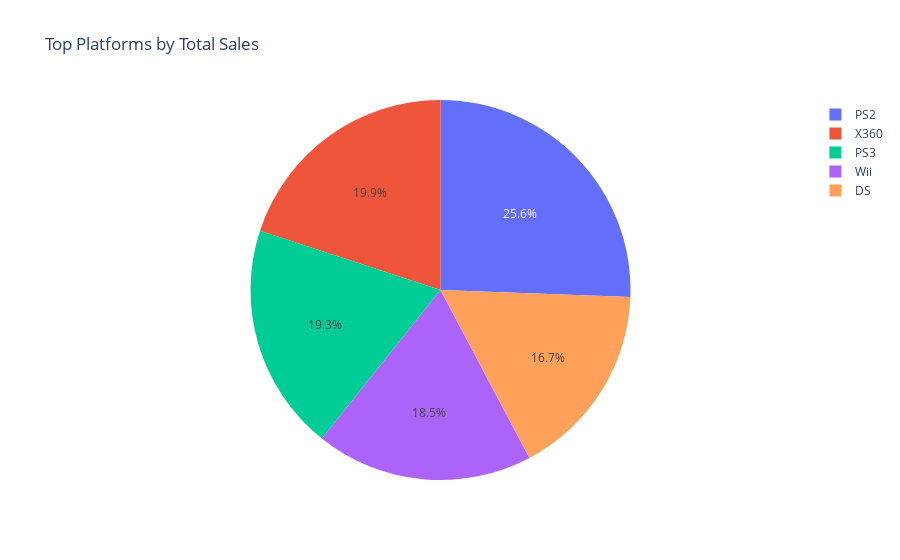

The cell this chart's notebook holds for it:
### Code cell
platform_names = ['PS2', 'X360', 'PS3', 'Wii', 'DS']
fig = px.pie(top_5, values='total_sales', names=platform_names, title='Top Platforms by Total Sales')
fig.show()

### Figure 1 — Plotly figure (JSON) as saved in the notebook; plotly's stock layout.template omitted (floating-point values rounded to 4 significant figures)
{"data": [{"domain": {"x": [0, 1], "y": [0, 1]}, "hovertemplate": "label=%{label}<br>total_sales=%{value}<extra></extra>", "labels": ["PS2", "X360", "PS3", "Wii", "DS"], "legendgroup": "", "name": "", "showlegend": true, "type": "pie", "values": [1234.0, 961.2, 931.3, 891.2, 802.8]}], "layout": {"legend": {"tracegroupgap": 0}, "title": {"text": "Top Platforms by Total Sales"}}}
